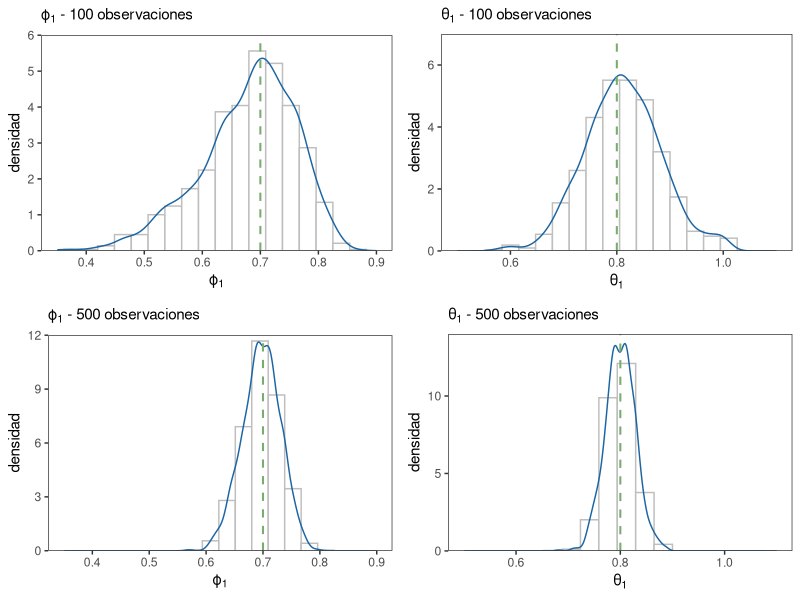
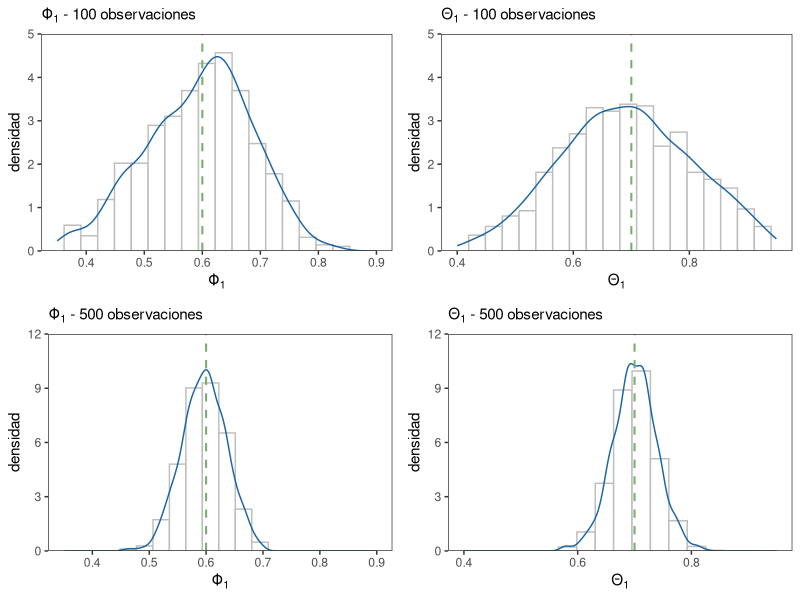

The R source for these figures, in order:
library(ggplot2)
library(tidyverse)
library(gridExtra)


# Leo los datos c=guardados en csv
param <- read.csv("data/dist_param_sarima_111_101_12.csv", header = TRUE)
colnames(param)
param_omit_na <- na.omit(param)
#View(param_omit_na)
#dim(param_omit_na) # 1000   11

# ar= c(0.7), ma=c(0.8), 
# sar= c(0.6), sma=c(0.7)

# Histograma para phi1 y tita 1 parte regular
g17 <- ggplot(param_omit_na, aes(x = phis1_100)) + 
  geom_histogram(colour = "gray", fill = "white", bins = 20, aes(y = ..density..))+
  geom_density(lwd = 0.5,linetype = 1, colour = "#1C65A3")+
  labs(subtitle = expression(paste("\u03d5"[1]," - ", "100 observaciones")), 
       y= "densidad",
       x= expression("\u03d5"[1]))+
  scale_y_continuous(expand = c(0, 0), limits = c(0, 6))+
  geom_vline(xintercept = 0.7, linetype="dashed", color="#78AE6D",lwd=0.7)+
  xlim(c(0.35, 0.9)) + theme_bw()+
  theme(panel.grid.major = element_blank(),
        panel.grid.minor = element_blank())

g18 <- ggplot(param_omit_na, aes(x = phis1_500)) + 
  geom_histogram(colour = "gray", fill = "white", bins = 20, aes(y = ..density..))+
  geom_density(lwd = 0.5,linetype = 1, colour = "#1C65A3")+
  labs(subtitle = expression(paste("\u03d5"[1]," - ", "500 observaciones")), 
       y= "densidad",
       x= expression("\u03d5"[1]))+
  scale_y_continuous(expand = c(0, 0), limits = c(0, 12))+
  geom_vline(xintercept = 0.7, linetype="dashed", color="#78AE6D",lwd=0.7)+
  xlim(c(0.35,0.9)) + theme_bw()+
  theme(panel.grid.major = element_blank(),
        panel.grid.minor = element_blank())

g19 <- ggplot(param_omit_na, aes(x = titas1_100)) + 
  geom_histogram(colour = "gray", fill = "white", bins = 20, aes(y = ..density..))+
  geom_density(lwd = 0.5,linetype = 1, colour = "#1C65A3")+
  labs(subtitle = expression(paste("\u03B8"[1]," - ", "100 observaciones")), 
       y= "densidad",
       x= expression("\u03B8"[1]))+
  scale_y_continuous(expand = c(0, 0), limits = c(0, 7))+
  geom_vline(xintercept = 0.8, linetype="dashed", color="#78AE6D",lwd=0.7)+
  xlim(c(0.5, 1.1)) + theme_bw()+
  theme(panel.grid.major = element_blank(),
        panel.grid.minor = element_blank())

g20 <- ggplot(param_omit_na, aes(x = titas1_500)) + 
  geom_histogram(colour = "gray", fill = "white", bins = 18, aes(y = ..density..))+
  geom_density(lwd = 0.5,linetype = 1, colour = "#1C65A3")+
  labs(subtitle = expression(paste("\u03B8"[1]," - ", "500 observaciones")), 
       y= "densidad",
       x= expression("\u03B8"[1]))+
  scale_y_continuous(expand = c(0, 0), limits = c(0, 14))+
  geom_vline(xintercept = 0.8, linetype="dashed", color="#78AE6D",lwd=0.7)+
  xlim(c(0.5,1.1)) + theme_bw()+
  theme(panel.grid.major = element_blank(),
        panel.grid.minor = element_blank())



dist_param_sarima_reg <- grid.arrange(g17,g19,g18,g20, nrow=2)


# Histograma para phi1 y tita 1 parte estacional

g21 <- ggplot(param_omit_na, aes(x = Phis1_100)) + 
  geom_histogram(colour = "gray", fill = "white", bins = 20, aes(y = ..density..))+
  geom_density(lwd = 0.5,linetype = 1, colour = "#1C65A3")+
  labs(subtitle = expression(paste("\u03a6"[1]," - ", "100 observaciones")), 
       y= "densidad",
       x= expression("\u03a6"[1]))+
  scale_y_continuous(expand = c(0, 0), limits = c(0, 5))+
  geom_vline(xintercept = 0.6, linetype="dashed", color="#78AE6D",lwd=0.7)+
  xlim(c(0.35, 0.9)) + theme_bw()+
  theme(panel.grid.major = element_blank(),
        panel.grid.minor = element_blank())

g22 <- ggplot(param_omit_na, aes(x = Phis1_500)) + 
  geom_histogram(colour = "gray", fill = "white", bins = 20, aes(y = ..density..))+
  geom_density(lwd = 0.5,linetype = 1, colour = "#1C65A3")+
  labs(subtitle = expression(paste("\u03a6"[1]," - ", "500 observaciones")), 
       y= "densidad",
       x= expression("\u03a6"[1]))+
  scale_y_continuous(expand = c(0, 0), limits = c(0, 12))+
  geom_vline(xintercept = 0.6, linetype="dashed", color="#78AE6D",lwd=0.7)+
  xlim(c(0.35,0.9)) + theme_bw()+
  theme(panel.grid.major = element_blank(),
        panel.grid.minor = element_blank())

g23 <- ggplot(param_omit_na, aes(x = Titas1_100)) + 
  geom_histogram(colour = "gray", fill = "white", bins = 20, aes(y = ..density..))+
  geom_density(lwd = 0.5,linetype = 1, colour = "#1C65A3")+
  labs(subtitle = expression(paste("\u0398"[1]," - ", "100 observaciones")), 
       y= "densidad",
       x= expression("\u0398"[1]))+
  scale_y_continuous(expand = c(0, 0), limits = c(0, 5))+
  geom_vline(xintercept = 0.7, linetype="dashed", color="#78AE6D",lwd=0.7)+
  xlim(c(0.4, 0.95)) + theme_bw()+
  theme(panel.grid.major = element_blank(),
        panel.grid.minor = element_blank())

g24 <- ggplot(param_omit_na, aes(x = Titas1_500)) + 
  geom_histogram(colour = "gray", fill = "white", bins = 18, aes(y = ..density..))+
  geom_density(lwd = 0.5,linetype = 1, colour = "#1C65A3")+
  labs(subtitle = expression(paste("\u0398"[1]," - ", "500 observaciones")), 
       y= "densidad",
       x= expression("\u0398"[1]))+
  scale_y_continuous(expand = c(0, 0), limits = c(0, 12))+
  geom_vline(xintercept = 0.7, linetype="dashed", color="#78AE6D",lwd=0.7)+
  xlim(c(0.4,0.95)) + theme_bw()+
  theme(panel.grid.major = element_blank(),
        panel.grid.minor = element_blank())


dist_param_sarima_est <- grid.arrange(g21,g23,g22,g24, nrow=2)

